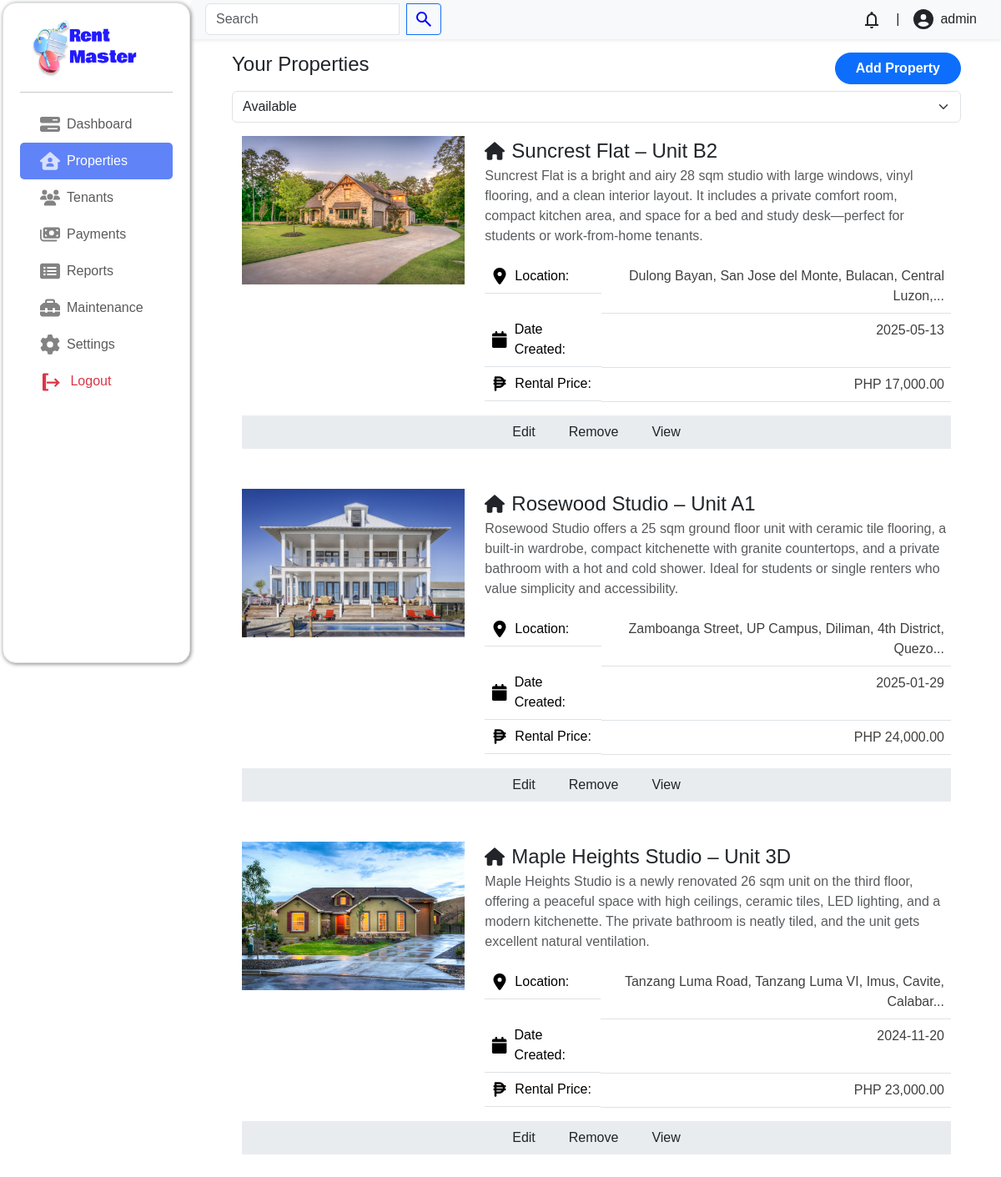
The app's page /admin/index.php?page=properties/index (signed in) with its own data.
### tables this page shows
CREATE TABLE `properties` (
  `property_id` int(11) NOT NULL,
  `property_name` varchar(100) NOT NULL,
  `property_location` varchar(200) NOT NULL,
  `property_date_created` date NOT NULL,
  `property_description` varchar(1000) NOT NULL,
  `property_status` enum('available','unavailable') NOT NULL DEFAULT 'available',
  `property_rental_price` decimal(10,0) NOT NULL,
  `latitude` decimal(10,8) NOT NULL,
  `longitude` decimal(11,8) NOT NULL,
  `property_capacity` varchar(100) NOT NULL
);

CREATE TABLE `property_images` (
  `property_images_id` int(11) NOT NULL,
  `property_id` int(11) NOT NULL,
  `image1` varchar(500) DEFAULT NULL,
  `image2` varchar(500) DEFAULT NULL,
  `image3` varchar(500) DEFAULT NULL,
  `image4` varchar(500) DEFAULT NULL,
  `image5` varchar(500) DEFAULT NULL,
  `image6` varchar(500) DEFAULT NULL,
  `image7` varchar(500) DEFAULT NULL,
  `image8` varchar(500) DEFAULT NULL,
  `image9` varchar(500) DEFAULT NULL,
  `image10` varchar(500) DEFAULT NULL
);

### admin/properties/index.php (the view, shortened to what this page needs)
<?php
$servername = "localhost";
$username = "root";
$password = "";
$dbname = "rentsystem";
$conn = mysqli_connect($servername, $username, $password, $dbname);
$status_filter = 'available';
$query = "SELECT * FROM properties WHERE ";
$query .= " property_status = '$status_filter' ORDER BY property_date_created DESC";
$result = mysqli_query($conn, $query);
?>
<div class="container px-lg-5">
    <header class="d-flex justify-content-between mt-3">
        <h4 class="fw-medium">Your Properties</h4>
        <a href="?page=properties/create" class="btn btn-primary fw-bold rounded-5 px-4">Add Property</a>
    </header>
    <div class="mt-2">
        <form method="POST">
            <div class="d-flex gap-3">
                <select name="status" class="form-select" onchange="this.form.submit()">
                    <option value="available" <?php echo ($status_filter == 'available') ? 'selected' : ''; ?>>Available</option>
                </select>
            </div>
        </form>
    </div>
    <div class="container mt-3 mb-5">
        <div class="row row-cols-1 gap-5">
            <?php
            if (mysqli_num_rows($result) > 0) {
                while ($row = mysqli_fetch_assoc($result)) {
            ?>
                    <div class="col">
                        <div class="row gy-2">
                            <div class="col col-lg-4 col-md-6 col-12">
                                <?php
                                $id = $row['property_id'];
                                $image_query = mysqli_query($conn, "SELECT image1 FROM property_images WHERE property_id = '$id' LIMIT 1;");
                                $image_row = mysqli_fetch_assoc($image_query);
                                $image_path = $image_row ? $image_row['image1'] : 'default.jpg';
                                ?>
                                <img class="w-100" src="<?php echo htmlspecialchars($image_path); ?>" alt="Property Image">
                            </div>
                            <div class="col col-lg-8 col-md-6 col-12">
                                <div>
                                    <div class=" d-flex align-items-center gap-2">
                                        <div class=" fs-4 fw-medium">
                                            <?php echo htmlspecialchars($row['property_name']); ?>
                                        </div>
                                    </div>
                                    <p class="opacity-75"><?php echo htmlspecialchars($row['property_description']); ?></p>
                                </div>
                                <div class="d-flex justify-content-between">
                                    <table class="table">
                                        <tbody>
                                            <tr>
                                                <td class="fw-medium d-flex align-items-center gap-2">
                                                    Location:
                                                </td>
                                                <td class="text-right opacity-75"><?php echo htmlspecialchars(mb_strimwidth($row['property_location'], 0, 60, '...')); ?></td>
                                            </tr>
                                            <tr>
                                                <td class="fw-medium d-flex align-items-center gap-2">
                                                    Date Created:
                                                </td>
                                                <td class="text-right opacity-75"><?php echo htmlspecialchars($row['property_date_created']); ?></td>
                                            </tr>
                                            <tr>
                                                <td class="fw-medium d-flex align-items-center gap-2">
                                                    Rental Price:
                                                </td>
                                                <td class="text-right opacity-75"> PHP <?php echo number_format(htmlspecialchars($row['property_rental_price']), 2, '.', ','); ?></td>
                                            </tr>
                                        </tbody>
                                    </table>
                                </div>
                            </div>
                        </div>
                        <div class="bg-body-secondary d-flex justify-content-center gap-2">
                            <a href="?page=properties/update&property_id=<?php echo htmlspecialchars($row['property_id']); ?>" class="hover-btn px-3 py-2 text-decoration-none nav-link">Edit</a>
                            <a href="?page=properties/delete&property_id=<?php echo htmlspecialchars($row['property_id']); ?>" class="hover-btn px-3 py-2 text-decoration-none nav-link">Remove</a>
                            <a href="?page=properties/view&property_id=<?php echo htmlspecialchars($row['property_id']); ?>" class="hover-btn px-3 py-2 text-decoration-none nav-link">View</a>
                        </div>
                    </div>
            <?php
                }
            } else {
                echo "<div class='text-center text-bg-warning'>No record found</div>";
            }
            ?>
        </div>
    </div>
</div>

### admin/css/style.css (style rules this page uses)
html { font-size: 16px; font-family: sans-serif; }
*, *::before, *::after { box-sizing: border-box; }
:root { --main-bg: #FAFAFA; --sub-bg: #C7EEFF; --accent: #2938ff; --fc1: #1D242B; --p: #323232; --fw1: 700; --fw2: 400; }
body { display: flex; background-color: var(--main-bg); }
.text-right { text-align: right; }

### records on screen
properties: property_images.image1 (picture), property_name "Suncrest Flat – Unit B2", property_description "Suncrest Flat is a bright and airy 28 sqm studio with large windows, vinyl flooring, and a clean interior layout. It includes a private comfort room, compact kitchen area, and space for a bed and study desk—perfect for students or work-from-home tenants.", property_location "Dulong Bayan, San Jose del Monte, Bulacan, Central Luzon,...", property_date_created "2025-05-13", property_rental_price "17,000.00"
properties: property_images.image1 (picture), property_name "Rosewood Studio – Unit A1", property_description "Rosewood Studio offers a 25 sqm ground floor unit with ceramic tile flooring, a built-in wardrobe, compact kitchenette with granite countertops, and a private bathroom with a hot and cold shower. Ideal for students or single renters who value simplicity and accessibility.", property_location "Zamboanga Street, UP Campus, Diliman, 4th District, Quezo...", property_date_created "2025-01-29", property_rental_price "24,000.00"
properties: property_images.image1 (picture), property_name "Maple Heights Studio – Unit 3D", property_description "Maple Heights Studio is a newly renovated 26 sqm unit on the third floor, offering a peaceful space with high ceilings, ceramic tiles, LED lighting, and a modern kitchenette. The private bathroom is neatly tiled, and the unit gets excellent natural ventilation.", property_location "Tanzang Luma Road, Tanzang Luma VI, Imus, Cavite, Calabar...", property_date_created "2024-11-20", property_rental_price "23,000.00"
